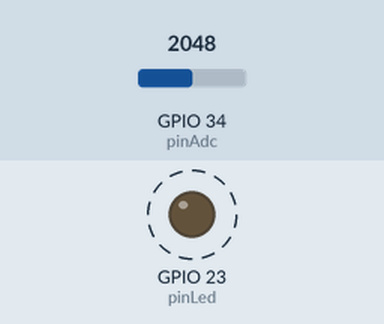
The program below on a simulated ESP32. Shown: output pins drawn as LEDs (lit = HIGH). Dashed ring = blinking. The inputs (shaded band) are chosen by the test bench; at power-on: GPIO 34 (pinAdc) = 2048. What the program prints to the serial monitor is not drawn.

Above: at 1.05 s.
Timing chart, 0 to 4.0 s (numbered marks = the images above):
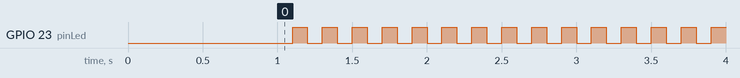

The program:

main.cpp
```cpp
/*
 * FreeRTOS Esempio 17: Interrupt differito con semaforo binario.
 *
 * Acquisizione di valori analogici dal canale 34 dell'ADC nella ISR del timer hardware, periodo 100ms
 *
 * In un task viene stampato il valore del campione acquisito dalla ISR.
 *
 * Sincronizzazione tra ISR e task mediante semaforo binario.
 *
 * Nota: nel file soc.h sono definiti i riferimenti ai due core della ESP32:
 *   #define PRO_CPU_NUM (0)
 *   #define APP_CPU_NUM (1)
 *
 * Qui viene adoperata la APP_CPU
 *
 */

#include <Arduino.h>

// pin driver del Led
static const int pinLed = GPIO_NUM_23;
// pin del canale analogico
static const int pinAdc = GPIO_NUM_34;

// variabili globali
// divisore del timer hardware (per tick = 1us)
static const uint16_t timer_divider = 80;
// costante di tempo del timer hardware (100ms)
static const uint64_t timer_max_count = 100000;
// tempo di ciclo del task
static const TickType_t task_delay = pdMS_TO_TICKS(2000);

// handler del timer hardware
static hw_timer_t *timer = NULL;
// valore numerico restituito dall'ADC
static volatile uint16_t val;
// semaforo di sincronizzazione (per l'interrupt differito)
static SemaphoreHandle_t bin_sem = NULL;

//*****************************************************************************
// Interrupt Service Routines (ISRs)

// ISR del timer hardware, eseguita quando il timer raggiunge il valore timer_max_count
void IRAM_ATTR onTimer()
{
  BaseType_t task_woken = pdFALSE;

  // Toggle LED
  int pin_state = digitalRead(pinLed);
  digitalWrite(pinLed, !pin_state);

  // acquisizione del valore dall'ADC
  val = analogRead(pinAdc);

  // Libera il semaforo per dire al task che il nuovo valore è pronto
  xSemaphoreGiveFromISR(bin_sem, &task_woken);

  // Uscita dalla ISR (per il FreeRTOS normale)
  //portYIELD_FROM_ISR(task_woken);

  // Uscita dalla ISR (per il porting di FreeRTOS di ESP-IDF)
  // richiesta di context switch se il semaforo ha sbloccato il task
  if (task_woken) {
    portYIELD_FROM_ISR();
  }
}

//*****************************************************************************
// Tasks

// Attende che venga liberato il semaforo dalla ISR poi stampa il valore acquisito dall'ADC
void printValues(void *parameters) {
  // valore in Volt del dato acquisito
  float volt;

  // ciclo infinito, attente che venga liberato il semaforo poi stampa il valore
  while (1) {
    xSemaphoreTake(bin_sem, portMAX_DELAY);
    volt = (float) val * 3.3 / 4096.0;
    Serial.println(volt, 3);
  }
}

//*****************************************************************************
// Main (sul core 1, con priorità 1)

// configurazione del sistema
void setup()
{
  // Configurazione della seriale
  Serial.begin(115200);

  // breve pausa
  vTaskDelay(pdMS_TO_TICKS(1000));
  Serial.println();
  Serial.println("FreeRTOS Software timer: demo 3 - interrupt differito con semaforo");

  // Crea il semaforo prima che venga usato nel task o nella ISR
  bin_sem = xSemaphoreCreateBinary();

  // Forza il riavvio della ESP32 se non è possibile creare il semaforo
  if (bin_sem == NULL) {
    Serial.println("ERRORE: impossibile creare il semaforo");
    ESP.restart();
  }

  // Crea il task per la stampa della variabile
  // con priorità più alta di quella del task setup&loop come richiesto per il context switch nella ISR
  xTaskCreatePinnedToCore(
              printValues,    // Funzione da eseguire
              "Print values", // Nome del task
              1024,           // Stack del task
              NULL,           // parametri per il task
              2,              // Livello di priorità aumentato
              NULL,           // Puntatore al task
              APP_CPU_NUM);   // Core su sui eseguire il task

  // Configurazione del pin del led
  pinMode(pinLed, OUTPUT);

  // Crea e avvia il timer hardware num. 0 (num, divider, countUp)
  timer = timerBegin(0, timer_divider, true);

  // Associa la ISR al timer (timer, function, edge)
  timerAttachInterrupt(timer, &onTimer, true);

  // Imposta il valore di conteggio al quale eseguire la ISR (timer, count, autoreload)
  timerAlarmWrite(timer, timer_max_count, true);

  // Abilita la generazione degli interrupt del timer
  timerAlarmEnable(timer);

  // Elimina il task con "Setup e Loop"
  //vTaskDelete(NULL);
}

void loop()
{
  // lasciare vuoto
}
```

Measured:
- by itself, GPIO 23 (pinLed): alternates HIGH for 0.10 s and LOW for 0.10 s
